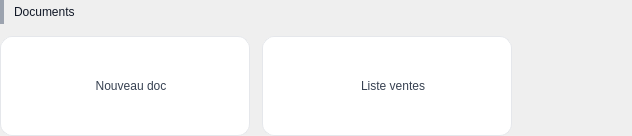
                 <widget class="QFrame" name="sectionDocsFrame">
                  <property name="styleSheet">
                   <string notr="true">QFrame#sectionDocsFrame { background-color: transparent; border: none; }</string>
                  </property>
                  <layout class="QVBoxLayout" name="sectionDocsLayout">
                   <property name="spacing">
                    <number>12</number>
                   </property>
                   <property name="leftMargin">
                    <number>0</number>
                   </property>
                   <property name="topMargin">
                    <number>0</number>
                   </property>
                   <property name="rightMargin">
                    <number>0</number>
                   </property>
                   <property name="bottomMargin">
                    <number>0</number>
                   </property>
                   <item>
                    <layout class="QHBoxLayout" name="docsTitleLayout">
                     <property name="spacing">
                      <number>10</number>
                     </property>
                     <item>
                      <widget class="QFrame" name="accentDocs">
                       <property name="minimumSize">
                        <size>
                         <width>4</width>
                         <height>24</height>
                        </size>
                       </property>
                       <property name="maximumSize">
                        <size>
                         <width>4</width>
                         <height>24</height>
                        </size>
                       </property>
                       <property name="styleSheet">
                        <string notr="true">QFrame#accentDocs { background-color: #9ca3af; border-radius: 3px; }</string>
                       </property>
                      </widget>
                     </item>
                     <item>
                      <widget class="QLabel" name="secTitleDocs">
                       <property name="styleSheet">
                        <string notr="true">QLabel#secTitleDocs { color: #111827; font: 600 11pt &quot;Inter&quot;; background-color: transparent; }</string>
                       </property>
                       <property name="text">
                        <string>Documents</string>
                       </property>
                      </widget>
                     </item>
                     <item>
                      <spacer name="docsTitleSpacer">
                       <property name="orientation">
                        <enum>Qt::Horizontal</enum>
                       </property>
                       <property name="sizeType">
                        <enum>QSizePolicy::MinimumExpanding</enum>
                       </property>
                       <property name="sizeHint" stdset="0">
                        <size>
                         <width>40</width>
                         <height>20</height>
                        </size>
                       </property>
                      </spacer>
                     </item>
                    </layout>
                   </item>
                   <item>
                    <layout class="QHBoxLayout" name="docsBtnsLayout">
                     <property name="spacing">
                      <number>12</number>
                     </property>
                     <item>
                      <widget class="QToolButton" name="btn_nouveau_doc">
                       <property name="sizePolicy">
                        <sizepolicy hsizetype="Expanding" vsizetype="Expanding">
                         <horstretch>1</horstretch>
                         <verstretch>0</verstretch>
                        </sizepolicy>
                       </property>
                       <property name="minimumSize">
                        <size>
                         <width>250</width>
                         <height>100</height>
                        </size>
                       </property>
                       <property name="maximumSize">
                        <size>
                         <width>250</width>
                         <height>100</height>
                        </size>
                       </property>
                       <property name="cursor">
                        <cursorShape>PointingHandCursor</cursorShape>
                       </property>
                       <property name="styleSheet">
                        <string notr="true">QToolButton#btn_nouveau_doc { background-color: #ffffff; color: #374151; border: 1px solid #e5e7eb; border-radius: 12px; font: 550 13pt &quot;Inter&quot;; padding: 12px 8px; padding-left: 20px;}
QToolButton#btn_nouveau_doc:hover { border: 1px solid #9ca3af; }</string>
                       </property>
                       <property name="text">
                        <string>Nouveau doc</string>
                       </property>
                       <property name="icon">
                        <iconset>
                         <normaloff>../../assets/dashboard/nouveau_doc.svg</normaloff>../../assets/dashboard/nouveau_doc.svg</iconset>
                       </property>
                       <property name="iconSize">
                        <size>
                         <width>40</width>
                         <height>40</height>
                        </size>
                       </property>
                       <property name="toolButtonStyle">
                        <enum>Qt::ToolButtonTextBesideIcon</enum>
                       </property>
                      </widget>
                     </item>
                     <item>
                      <widget class="QToolButton" name="btn_liste_ventes_doc">
                       <property name="sizePolicy">
                        <sizepolicy hsizetype="Expanding" vsizetype="Expanding">
                         <horstretch>1</horstretch>
                         <verstretch>0</verstretch>
                        </sizepolicy>
                       </property>
                       <property name="minimumSize">
                        <size>
                         <width>250</width>
                         <height>100</height>
                        </size>
                       </property>
                       <property name="maximumSize">
                        <size>
                         <width>250</width>
                         <height>100</height>
                        </size>
                       </property>
                       <property name="cursor">
                        <cursorShape>PointingHandCursor</cursorShape>
                       </property>
                       <property name="styleSheet">
                        <string notr="true">QToolButton#btn_liste_ventes_doc { background-color: #ffffff; color: #374151; border: 1px solid #e5e7eb; border-radius: 12px; font: 550 13pt &quot;Inter&quot;; padding: 12px 8px; padding-left: 20px;}
QToolButton#btn_liste_ventes_doc:hover { border: 1px solid #9ca3af; }</string>
                       </property>
                       <property name="text">
                        <string>Liste ventes</string>
                       </property>
                       <property name="icon">
                        <iconset>
                         <normaloff>../../assets/dashboard/liste_ventes.svg</normaloff>../../assets/dashboard/liste_ventes.svg</iconset>
                       </property>
                       <property name="iconSize">
                        <size>
                         <width>40</width>
                         <height>40</height>
                        </size>
                       </property>
                       <property name="toolButtonStyle">
                        <enum>Qt::ToolButtonTextBesideIcon</enum>
                       </property>
                      </widget>
                     </item>
                     <item>
                      <spacer name="docsBtnsSpacer">
                       <property name="orientation">
                        <enum>Qt::Horizontal</enum>
                       </property>
                       <property name="sizeType">
                        <enum>QSizePolicy::MinimumExpanding</enum>
                       </property>
                       <property name="sizeHint" stdset="0">
                        <size>
                         <width>120</width>
                         <height>20</height>
                        </size>
                       </property>
                      </spacer>
                     </item>
                    </layout>
                   </item>
                  </layout>
                 </widget>
